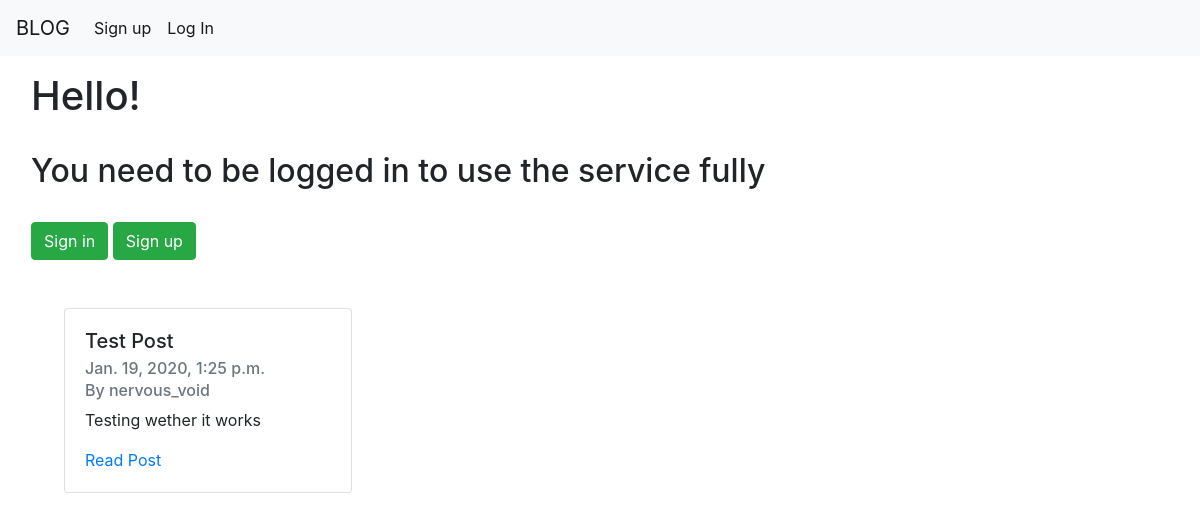
/, run on an earlier commit of the app's database.
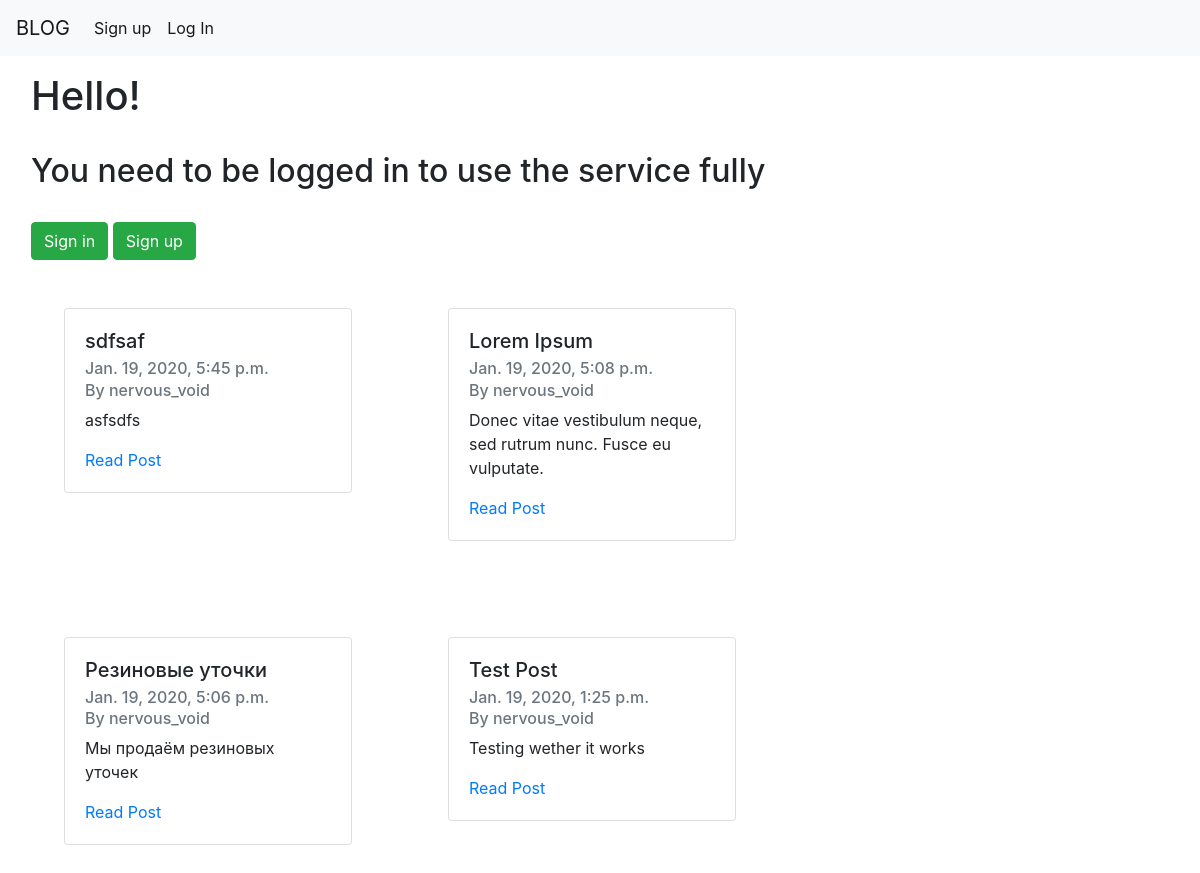
And on a later commit of the database.
### blog_app/models.py (models this page shows)
class Post(models.Model):
    user = models.ForeignKey(User, on_delete=models.CASCADE)
    name = models.CharField(max_length=128)
    description = models.CharField(max_length=512)
    text = models.CharField(max_length=100000)
    date = models.DateTimeField(auto_now_add=True)
    likes = models.IntegerField(default=0)

### blog_app/views.py (the view)
# urls.py: path('', views.index, name='index'),
def index(request):
    context = dict()
    posts = Post.objects.order_by('-date')
    context['posts'] = posts
    return render(request, 'index.html', context)

### templates/index.html (shortened to what this page needs)
{% extends "base.html" %}
{% block content %}
    {% if request.user.is_authenticated %}
        <div class="card" style="width: 30rem; margin: 3rem;">
            <h1> Hello, {{ request.user.username | title }}! </h1>
            <a class="btn btn-primary" style="width: 50%" href="{% url 'logout' %}"> Log out </a>
            <h2>Menu</h2>
        </div>
    {% else %}
        <h1> Hello! </h1>
        <br>
        <h2>You need to be logged in to use the service fully</h2>
        <br>
        <a class="btn btn-success" href="{% url 'login' %}"> Sign in </a>
        <a class="btn btn-success" href="{% url 'registration' %}"> Sign up </a>
    {% endif %}
    <div class="row">
        {% for each in posts %}
            <div class="col-">
                <div class="card" style="width: 18rem; margin: 3rem; display: inline-block">
                    <div class="card-body">
                        <h5 class="card-title">{{ each.name }}</h5>
                        <h6 class="card-subtitle mb-2 text-muted">{{ each.date }}</h6>
                        <h6 class="card-subtitle mb-2 text-muted">By {{ each.user.username }}</h6>
                        <p class="card-text">{{ each.description }}</p>
                        <a href="/post/{{ each.id }}" class="card-link">Read Post</a>
                    </div>
                </div>
            </div>
        {% endfor %}
    </div>
{% endblock %}

What changed in the data, as far as the page shows it:
added Post: name "sdfsaf", date "Jan. 19, 2020, 5:45 p.m.", user.username "nervous_void", description "asfsdfs"
added Post: name "Lorem Ipsum", date "Jan. 19, 2020, 5:08 p.m.", user.username "nervous_void", description "Donec vitae vestibulum neque, sed rutrum nunc. Fusce eu vulputate."
added Post: name "Резиновые уточки", date "Jan. 19, 2020, 5:06 p.m.", user.username "nervous_void", description "Мы продаём резиновых уточек"
